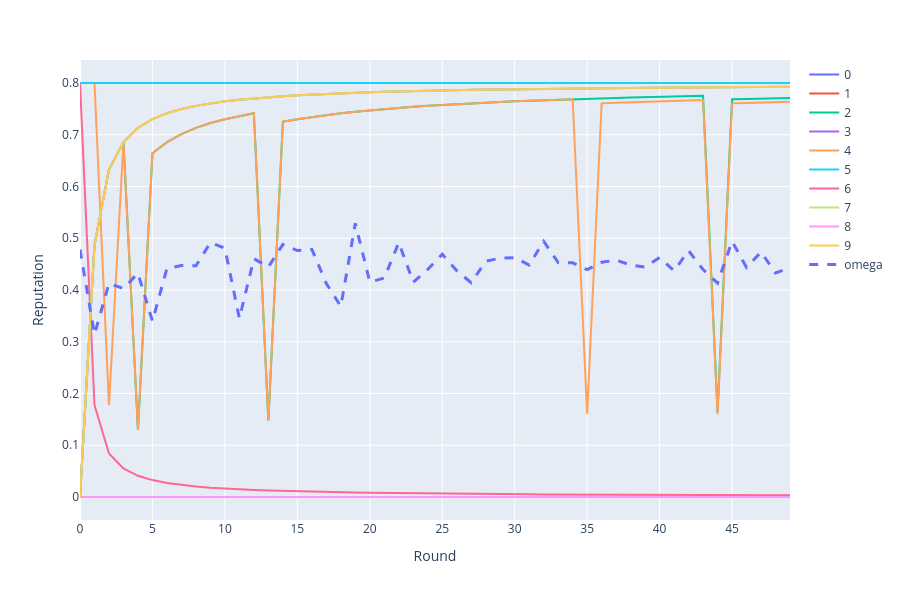

The code cell stored with this chart in its notebook:
### Code cell
# %%
import numpy as np
import pandas as pd
import plotly.express as px

omega_hist = np.asarray(results["omega_history"], dtype=float)
reps_per_client = results["client_reputation_over_rounds"]  # list of N lists (≈R long)

# Determine R as the max length we have across clients
N = len(reps_per_client)
R = max((len(a) for a in reps_per_client), default=0)

rows = []
for j, arr in enumerate(reps_per_client):
    for r, g in enumerate(arr):
        rows.append({"round": r, "client": j, "value": float(g), "kind": "reputation"})

df_rep = pd.DataFrame(rows)

fig = px.line(
    df_rep,
    x="round",
    y="value",
    color="client",
    hover_data=["client"],
)

# Overlay ω as dashed line
fig.add_scatter(
    x=list(range(min(R, len(omega_hist)))),
    y=omega_hist[:R].tolist(),
    mode="lines",
    name="omega",
    line=dict(dash="dash", width=3),
)

fig.update_layout(
    width=900, height=600,
    legend_title_text="",
    xaxis_title="Round",
    yaxis_title="Reputation",
)
fig.show()

### Figure 1 — Plotly figure (JSON) as saved in the notebook; plotly's stock layout.template omitted (floating-point values rounded to 4 significant figures)
{"data": [{"customdata": [[0], [0], [0], [0], [0], [0], [0], [0], [0], [0], [0], [0], [0], [0], [0], [0], [0], [0], [0], [0], [0], [0], [0], [0], [0], [0], [0], [0], [0], [0], [0], [0], [0], [0], [0], [0], [0], [0], [0], [0], [0], [0], [0], [0], [0], [0], [0], [0], [0], [0]], "hovertemplate": "client=%{customdata[0]}<br>round=%{x}<br>value=%{y}<extra></extra>", "legendgroup": "0", "line": {"color": "#636efa", "dash": "solid"}, "marker": {"symbol": "circle"}, "mode": "lines", "name": "0", "orientation": "v", "showlegend": true, "type": "scatter", "x": [0, 1, 2, 3, 4, 5, 6, 7, 8, 9, 10, 11, 12, 13, 14, 15, 16, 17, 18, 19, 20, 21, 22, 23, 24, 25, 26, 27, 28, 29, 30, 31, 32, 33, 34, 35, 36, 37, 38, 39, 40, 41, 42, 43, 44, 45, 46, 47, 48, 49], "xaxis": "x", "y": [0.8, 0.8, 0.8, 0.8, 0.8, 0.8, 0.8, 0.8, 0.8, 0.8, 0.8, 0.8, 0.8, 0.8, 0.8, 0.8, 0.8, 0.8, 0.8, 0.8, 0.8, 0.8, 0.8, 0.8, 0.8, 0.8, 0.8, 0.8, 0.8, 0.8, 0.8, 0.8, 0.8, 0.8, 0.8, 0.8, 0.8, 0.8, 0.8, 0.8, 0.8, 0.8, 0.8, 0.8, 0.8, 0.8, 0.8, 0.8, 0.8, 0.8], "yaxis": "y"}, {"customdata": [[1], [1], [1], [1], [1], [1], [1], [1], [1], [1], [1], [1], [1], [1], [1], [1], [1], [1], [1], [1], [1], [1], [1], [1], [1], [1], [1], [1], [1], [1], [1], [1], [1], [1], [1], [1], [1], [1], [1], [1], [1], [1], [1], [1], [1], [1], [1], [1], [1], [1]], "hovertemplate": "client=%{customdata[0]}<br>round=%{x}<br>value=%{y}<extra></extra>", "legendgroup": "1", "line": {"color": "#EF553B", "dash": "solid"}, "marker": {"symbol": "circle"}, "mode": "lines", "name": "1", "orientation": "v", "showlegend": true, "type": "scatter", "x": [0, 1, 2, 3, 4, 5, 6, 7, 8, 9, 10, 11, 12, 13, 14, 15, 16, 17, 18, 19, 20, 21, 22, 23, 24, 25, 26, 27, 28, 29, 30, 31, 32, 33, 34, 35, 36, 37, 38, 39, 40, 41, 42, 43, 44, 45, 46, 47, 48, 49], "xaxis": "x", "y": [0.8, 0.8, 0.8, 0.8, 0.8, 0.8, 0.8, 0.8, 0.8, 0.8, 0.8, 0.8, 0.8, 0.8, 0.8, 0.8, 0.8, 0.8, 0.8, 0.8, 0.8, 0.8, 0.8, 0.8, 0.8, 0.8, 0.8, 0.8, 0.8, 0.8, 0.8, 0.8, 0.8, 0.8, 0.8, 0.8, 0.8, 0.8, 0.8, 0.8, 0.8, 0.8, 0.8, 0.8, 0.8, 0.8, 0.8, 0.8, 0.8, 0.8], "yaxis": "y"}, {"customdata": [[2], [2], [2], [2], [2], [2], [2], [2], [2], [2], [2], [2], [2], [2], [2], [2], [2], [2], [2], [2], [2], [2], [2], [2], [2], [2], [2], [2], [2], [2], [2], [2], [2], [2], [2], [2], [2], [2], [2], [2], [2], [2], [2], [2], [2], [2], [2], [2], [2], [2]], "hovertemplate": "client=%{customdata[0]}<br>round=%{x}<br>value=%{y}<extra></extra>", "legendgroup": "2", "line": {"color": "#00cc96", "dash": "solid"}, "marker": {"symbol": "circle"}, "mode": "lines", "name": "2", "orientation": "v", "showlegend": true, "type": "scatter", "x": [0, 1, 2, 3, 4, 5, 6, 7, 8, 9, 10, 11, 12, 13, 14, 15, 16, 17, 18, 19, 20, 21, 22, 23, 24, 25, 26, 27, 28, 29, 30, 31, 32, 33, 34, 35, 36, 37, 38, 39, 40, 41, 42, 43, 44, 45, 46, 47, 48, 49], "xaxis": "x", "y": [0.0, 0.487, 0.6326, 0.6857, 0.1297, 0.6642, 0.6857, 0.7014, 0.7133, 0.7226, 0.7301, 0.7363, 0.7415, 0.1479, 0.7253, 0.7301, 0.7343, 0.7381, 0.7415, 0.7445, 0.7472, 0.7497, 0.7519, 0.7539, 0.7558, 0.7576, 0.7592, 0.7607, 0.762, 0.7633, 0.7645, 0.7657, 0.7667, 0.7677, 0.7687, 0.7695, 0.7704, 0.7712, 0.7719, 0.7726, 0.7733, 0.7739, 0.7746, 0.7751, 0.1644, 0.7684, 0.7691, 0.7697, 0.7704, 0.771], "yaxis": "y"}, {"customdata": [[3], [3], [3], [3], [3], [3], [3], [3], [3], [3], [3], [3], [3], [3], [3], [3], [3], [3], [3], [3], [3], [3], [3], [3], [3], [3], [3], [3], [3], [3], [3], [3], [3], [3], [3], [3], [3], [3], [3], [3], [3], [3], [3], [3], [3], [3], [3], [3], [3], [3]], "hovertemplate": "client=%{customdata[0]}<br>round=%{x}<br>value=%{y}<extra></extra>", "legendgroup": "3", "line": {"color": "#ab63fa", "dash": "solid"}, "marker": {"symbol": "circle"}, "mode": "lines", "name": "3", "orientation": "v", "showlegend": true, "type": "scatter", "x": [0, 1, 2, 3, 4, 5, 6, 7, 8, 9, 10, 11, 12, 13, 14, 15, 16, 17, 18, 19, 20, 21, 22, 23, 24, 25, 26, 27, 28, 29, 30, 31, 32, 33, 34, 35, 36, 37, 38, 39, 40, 41, 42, 43, 44, 45, 46, 47, 48, 49], "xaxis": "x", "y": [0.0, 0.487, 0.6326, 0.6857, 0.7133, 0.7301, 0.7415, 0.7497, 0.7558, 0.7607, 0.7645, 0.7677, 0.7704, 0.7726, 0.7746, 0.7762, 0.7777, 0.779, 0.7802, 0.7812, 0.7821, 0.783, 0.7837, 0.7844, 0.7851, 0.7857, 0.7862, 0.7867, 0.7872, 0.7877, 0.7881, 0.7884, 0.7888, 0.7891, 0.7895, 0.7898, 0.79, 0.7903, 0.7906, 0.7908, 0.791, 0.7913, 0.7915, 0.7917, 0.7918, 0.792, 0.7922, 0.7924, 0.7925, 0.7927], "yaxis": "y"}, {"customdata": [[4], [4], [4], [4], [4], [4], [4], [4], [4], [4], [4], [4], [4], [4], [4], [4], [4], [4], [4], [4], [4], [4], [4], [4], [4], [4], [4], [4], [4], [4], [4], [4], [4], [4], [4], [4], [4], [4], [4], [4], [4], [4], [4], [4], [4], [4], [4], [4], [4], [4]], "hovertemplate": "client=%{customdata[0]}<br>round=%{x}<br>value=%{y}<extra></extra>", "legendgroup": "4", "line": {"color": "#FFA15A", "dash": "solid"}, "marker": {"symbol": "circle"}, "mode": "lines", "name": "4", "orientation": "v", "showlegend": true, "type": "scatter", "x": [0, 1, 2, 3, 4, 5, 6, 7, 8, 9, 10, 11, 12, 13, 14, 15, 16, 17, 18, 19, 20, 21, 22, 23, 24, 25, 26, 27, 28, 29, 30, 31, 32, 33, 34, 35, 36, 37, 38, 39, 40, 41, 42, 43, 44, 45, 46, 47, 48, 49], "xaxis": "x", "y": [0.8, 0.8, 0.1778, 0.6857, 0.1297, 0.6642, 0.6857, 0.7014, 0.7133, 0.7226, 0.7301, 0.7363, 0.7415, 0.1479, 0.7253, 0.7301, 0.7343, 0.7381, 0.7415, 0.7445, 0.7472, 0.7497, 0.7519, 0.7539, 0.7558, 0.7576, 0.7592, 0.7607, 0.762, 0.7633, 0.7645, 0.7657, 0.7667, 0.7677, 0.7687, 0.161, 0.7607, 0.7617, 0.7627, 0.7636, 0.7645, 0.7654, 0.7662, 0.767, 0.16, 0.7607, 0.7615, 0.7623, 0.7631, 0.7638], "yaxis": "y"}, {"customdata": [[5], [5], [5], [5], [5], [5], [5], [5], [5], [5], [5], [5], [5], [5], [5], [5], [5], [5], [5], [5], [5], [5], [5], [5], [5], [5], [5], [5], [5], [5], [5], [5], [5], [5], [5], [5], [5], [5], [5], [5], [5], [5], [5], [5], [5], [5], [5], [5], [5], [5]], "hovertemplate": "client=%{customdata[0]}<br>round=%{x}<br>value=%{y}<extra></extra>", "legendgroup": "5", "line": {"color": "#19d3f3", "dash": "solid"}, "marker": {"symbol": "circle"}, "mode": "lines", "name": "5", "orientation": "v", "showlegend": true, "type": "scatter", "x": [0, 1, 2, 3, 4, 5, 6, 7, 8, 9, 10, 11, 12, 13, 14, 15, 16, 17, 18, 19, 20, 21, 22, 23, 24, 25, 26, 27, 28, 29, 30, 31, 32, 33, 34, 35, 36, 37, 38, 39, 40, 41, 42, 43, 44, 45, 46, 47, 48, 49], "xaxis": "x", "y": [0.8, 0.8, 0.8, 0.8, 0.8, 0.8, 0.8, 0.8, 0.8, 0.8, 0.8, 0.8, 0.8, 0.8, 0.8, 0.8, 0.8, 0.8, 0.8, 0.8, 0.8, 0.8, 0.8, 0.8, 0.8, 0.8, 0.8, 0.8, 0.8, 0.8, 0.8, 0.8, 0.8, 0.8, 0.8, 0.8, 0.8, 0.8, 0.8, 0.8, 0.8, 0.8, 0.8, 0.8, 0.8, 0.8, 0.8, 0.8, 0.8, 0.8], "yaxis": "y"}, {"customdata": [[6], [6], [6], [6], [6], [6], [6], [6], [6], [6], [6], [6], [6], [6], [6], [6], [6], [6], [6], [6], [6], [6], [6], [6], [6], [6], [6], [6], [6], [6], [6], [6], [6], [6], [6], [6], [6], [6], [6], [6], [6], [6], [6], [6], [6], [6], [6], [6], [6], [6]], "hovertemplate": "client=%{customdata[0]}<br>round=%{x}<br>value=%{y}<extra></extra>", "legendgroup": "6", "line": {"color": "#FF6692", "dash": "solid"}, "marker": {"symbol": "circle"}, "mode": "lines", "name": "6", "orientation": "v", "showlegend": true, "type": "scatter", "x": [0, 1, 2, 3, 4, 5, 6, 7, 8, 9, 10, 11, 12, 13, 14, 15, 16, 17, 18, 19, 20, 21, 22, 23, 24, 25, 26, 27, 28, 29, 30, 31, 32, 33, 34, 35, 36, 37, 38, 39, 40, 41, 42, 43, 44, 45, 46, 47, 48, 49], "xaxis": "x", "y": [0.8, 0.1778, 0.08421, 0.05517, 0.04103, 0.03265, 0.02712, 0.02319, 0.02025, 0.01798, 0.01616, 0.01468, 0.01345, 0.0124, 0.01151, 0.01074, 0.01006, 0.009467, 0.008939, 0.008466, 0.00804, 0.007656, 0.007306, 0.006987, 0.006695, 0.006426, 0.006178, 0.005948, 0.005735, 0.005536, 0.005351, 0.005178, 0.005016, 0.004863, 0.00472, 0.004585, 0.004457, 0.004336, 0.004222, 0.004113, 0.00401, 0.003912, 0.003819, 0.00373, 0.003645, 0.003563, 0.003486, 0.003412, 0.00334, 0.003272], "yaxis": "y"}, {"customdata": [[7], [7], [7], [7], [7], [7], [7], [7], [7], [7], [7], [7], [7], [7], [7], [7], [7], [7], [7], [7], [7], [7], [7], [7], [7], [7], [7], [7], [7], [7], [7], [7], [7], [7], [7], [7], [7], [7], [7], [7], [7], [7], [7], [7], [7], [7], [7], [7], [7], [7]], "hovertemplate": "client=%{customdata[0]}<br>round=%{x}<br>value=%{y}<extra></extra>", "legendgroup": "7", "line": {"color": "#B6E880", "dash": "solid"}, "marker": {"symbol": "circle"}, "mode": "lines", "name": "7", "orientation": "v", "showlegend": true, "type": "scatter", "x": [0, 1, 2, 3, 4, 5, 6, 7, 8, 9, 10, 11, 12, 13, 14, 15, 16, 17, 18, 19, 20, 21, 22, 23, 24, 25, 26, 27, 28, 29, 30, 31, 32, 33, 34, 35, 36, 37, 38, 39, 40, 41, 42, 43, 44, 45, 46, 47, 48, 49], "xaxis": "x", "y": [0.0, 0.487, 0.6326, 0.6857, 0.7133, 0.7301, 0.7415, 0.7497, 0.7558, 0.7607, 0.7645, 0.7677, 0.7704, 0.7726, 0.7746, 0.7762, 0.7777, 0.779, 0.7802, 0.7812, 0.7821, 0.783, 0.7837, 0.7844, 0.7851, 0.7857, 0.7862, 0.7867, 0.7872, 0.7877, 0.7881, 0.7884, 0.7888, 0.7891, 0.7895, 0.7898, 0.79, 0.7903, 0.7906, 0.7908, 0.791, 0.7913, 0.7915, 0.7917, 0.7918, 0.792, 0.7922, 0.7924, 0.7925, 0.7927], "yaxis": "y"}, {"customdata": [[8], [8], [8], [8], [8], [8], [8], [8], [8], [8], [8], [8], [8], [8], [8], [8], [8], [8], [8], [8], [8], [8], [8], [8], [8], [8], [8], [8], [8], [8], [8], [8], [8], [8], [8], [8], [8], [8], [8], [8], [8], [8], [8], [8], [8], [8], [8], [8], [8], [8]], "hovertemplate": "client=%{customdata[0]}<br>round=%{x}<br>value=%{y}<extra></extra>", "legendgroup": "8", "line": {"color": "#FF97FF", "dash": "solid"}, "marker": {"symbol": "circle"}, "mode": "lines", "name": "8", "orientation": "v", "showlegend": true, "type": "scatter", "x": [0, 1, 2, 3, 4, 5, 6, 7, 8, 9, 10, 11, 12, 13, 14, 15, 16, 17, 18, 19, 20, 21, 22, 23, 24, 25, 26, 27, 28, 29, 30, 31, 32, 33, 34, 35, 36, 37, 38, 39, 40, 41, 42, 43, 44, 45, 46, 47, 48, 49], "xaxis": "x", "y": [0.0, 0.0, 0.0, 0.0, 0.0, 0.0, 0.0, 0.0, 0.0, 0.0, 0.0, 0.0, 0.0, 0.0, 0.0, 0.0, 0.0, 0.0, 0.0, 0.0, 0.0, 0.0, 0.0, 0.0, 0.0, 0.0, 0.0, 0.0, 0.0, 0.0, 0.0, 0.0, 0.0, 0.0, 0.0, 0.0, 0.0, 0.0, 0.0, 0.0, 0.0, 0.0, 0.0, 0.0, 0.0, 0.0, 0.0, 0.0, 0.0, 0.0], "yaxis": "y"}, {"customdata": [[9], [9], [9], [9], [9], [9], [9], [9], [9], [9], [9], [9], [9], [9], [9], [9], [9], [9], [9], [9], [9], [9], [9], [9], [9], [9], [9], [9], [9], [9], [9], [9], [9], [9], [9], [9], [9], [9], [9], [9], [9], [9], [9], [9], [9], [9], [9], [9], [9], [9]], "hovertemplate": "client=%{customdata[0]}<br>round=%{x}<br>value=%{y}<extra></extra>", "legendgroup": "9", "line": {"color": "#FECB52", "dash": "solid"}, "marker": {"symbol": "circle"}, "mode": "lines", "name": "9", "orientation": "v", "showlegend": true, "type": "scatter", "x": [0, 1, 2, 3, 4, 5, 6, 7, 8, 9, 10, 11, 12, 13, 14, 15, 16, 17, 18, 19, 20, 21, 22, 23, 24, 25, 26, 27, 28, 29, 30, 31, 32, 33, 34, 35, 36, 37, 38, 39, 40, 41, 42, 43, 44, 45, 46, 47, 48, 49], "xaxis": "x", "y": [0.0, 0.487, 0.6326, 0.6857, 0.7133, 0.7301, 0.7415, 0.7497, 0.7558, 0.7607, 0.7645, 0.7677, 0.7704, 0.7726, 0.7746, 0.7762, 0.7777, 0.779, 0.7802, 0.7812, 0.7821, 0.783, 0.7837, 0.7844, 0.7851, 0.7857, 0.7862, 0.7867, 0.7872, 0.7877, 0.7881, 0.7884, 0.7888, 0.7891, 0.7895, 0.7898, 0.79, 0.7903, 0.7906, 0.7908, 0.791, 0.7913, 0.7915, 0.7917, 0.7918, 0.792, 0.7922, 0.7924, 0.7925, 0.7927], "yaxis": "y"}, {"line": {"dash": "dash", "width": 3}, "mode": "lines", "name": "omega", "type": "scatter", "x": [0, 1, 2, 3, 4, 5, 6, 7, 8, 9, 10, 11, 12, 13, 14, 15, 16, 17, 18, 19, 20, 21, 22, 23, 24, 25, 26, 27, 28, 29, 30, 31, 32, 33, 34, 35, 36, 37, 38, 39, 40, 41, 42, 43, 44, 45, 46, 47, 48, 49], "y": [0.4781, 0.3143, 0.4127, 0.4028, 0.4325, 0.3397, 0.4418, 0.4472, 0.4467, 0.4917, 0.4806, 0.3452, 0.4605, 0.4443, 0.4882, 0.4763, 0.4787, 0.4124, 0.3685, 0.5287, 0.4153, 0.4232, 0.4916, 0.4151, 0.4397, 0.4691, 0.4374, 0.414, 0.4556, 0.4616, 0.4625, 0.4481, 0.4942, 0.453, 0.4526, 0.4392, 0.4535, 0.4578, 0.4482, 0.4442, 0.4627, 0.4373, 0.4759, 0.4396, 0.4134, 0.4939, 0.4437, 0.4734, 0.4329, 0.4428]}], "layout": {"height": 600, "legend": {"title": {"text": ""}, "tracegroupgap": 0}, "margin": {"t": 60}, "width": 900, "xaxis": {"anchor": "y", "domain": [0, 1], "title": {"text": "Round"}}, "yaxis": {"anchor": "x", "domain": [0, 1], "title": {"text": "Reputation"}}}}
